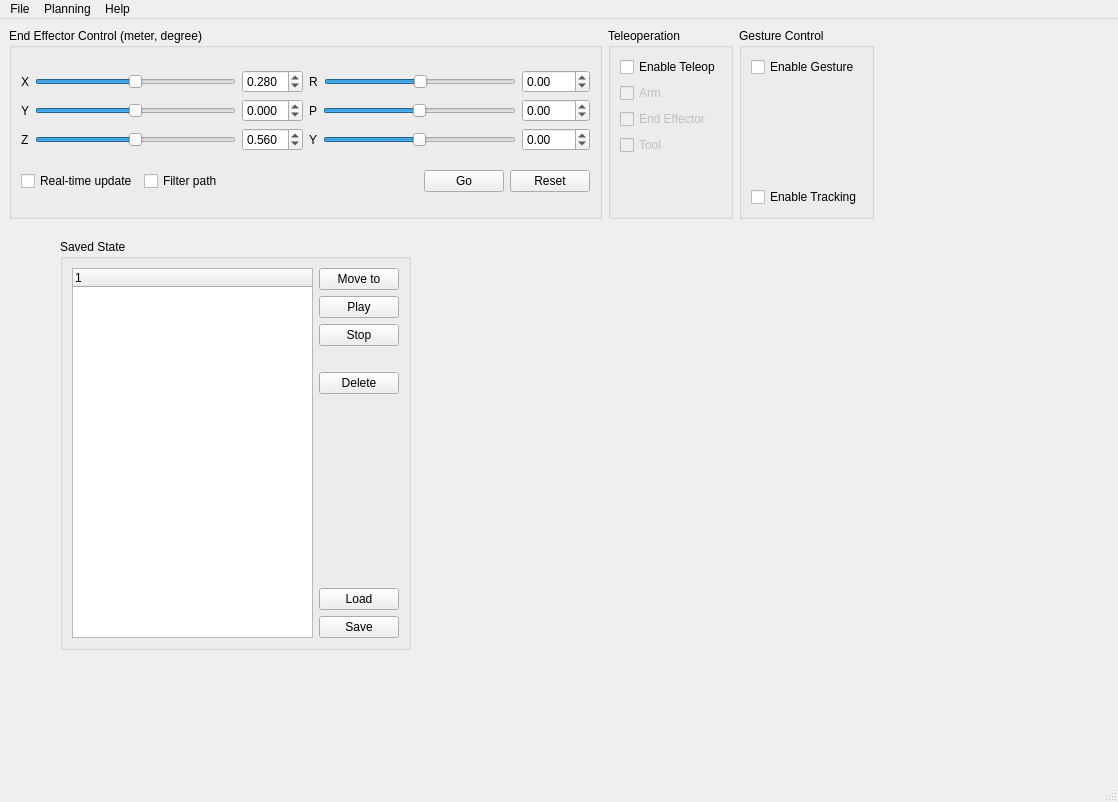
<?xml version="1.0" encoding="UTF-8"?>
<ui version="4.0">
 <class>PRW</class>
 <widget class="QMainWindow" name="PRW">
  <property name="geometry">
   <rect>
    <x>0</x>
    <y>0</y>
    <width>1118</width>
    <height>802</height>
   </rect>
  </property>
  <property name="windowTitle">
   <string>Personal Robotic Workspace</string>
  </property>
  <widget class="QWidget" name="centralwidget">
   <widget class="QGroupBox" name="groupBox_4">
    <property name="geometry">
     <rect>
      <x>60</x>
      <y>220</y>
      <width>351</width>
      <height>411</height>
     </rect>
    </property>
    <property name="title">
     <string>Saved State</string>
    </property>
    <layout class="QGridLayout" name="gridLayout">
     <item row="0" column="0">
      <layout class="QHBoxLayout" name="horizontalLayout_10">
       <item>
        <widget class="QTreeWidget" name="tree_saved_state">
         <column>
          <property name="text">
           <string notr="true">1</string>
          </property>
         </column>
        </widget>
       </item>
       <item>
        <layout class="QVBoxLayout" name="verticalLayout_6">
         <item>
          <widget class="QPushButton" name="bt_move_to_saved_state">
           <property name="text">
            <string>Move to</string>
           </property>
          </widget>
         </item>
         <item>
          <widget class="QPushButton" name="bt_play_saved_state">
           <property name="text">
            <string>Play</string>
           </property>
          </widget>
         </item>
         <item>
          <widget class="QPushButton" name="bt_stop_play_saved_stated">
           <property name="text">
            <string>Stop</string>
           </property>
          </widget>
         </item>
         <item>
          <spacer name="verticalSpacer_4">
           <property name="orientation">
            <enum>Qt::Vertical</enum>
           </property>
           <property name="sizeType">
            <enum>QSizePolicy::Minimum</enum>
           </property>
           <property name="sizeHint" stdset="0">
            <size>
             <width>20</width>
             <height>20</height>
            </size>
           </property>
          </spacer>
         </item>
         <item>
          <widget class="QPushButton" name="bt_delete_saved_state">
           <property name="text">
            <string>Delete</string>
           </property>
          </widget>
         </item>
         <item>
          <spacer name="verticalSpacer_3">
           <property name="orientation">
            <enum>Qt::Vertical</enum>
           </property>
           <property name="sizeHint" stdset="0">
            <size>
             <width>20</width>
             <height>40</height>
            </size>
           </property>
          </spacer>
         </item>
         <item>
          <widget class="QPushButton" name="bt_load_saved_state">
           <property name="text">
            <string>Load</string>
           </property>
          </widget>
         </item>
         <item>
          <widget class="QPushButton" name="bt_save_saved_state">
           <property name="text">
            <string>Save</string>
           </property>
          </widget>
         </item>
        </layout>
       </item>
      </layout>
     </item>
    </layout>
   </widget>
   <widget class="QWidget" name="layoutWidget">
    <property name="geometry">
     <rect>
      <x>9</x>
      <y>9</y>
      <width>865</width>
      <height>191</height>
     </rect>
    </property>
    <layout class="QHBoxLayout" name="horizontalLayout_9">
     <item>
      <widget class="QGroupBox" name="groupBox">
       <property name="title">
        <string>End Effector Control (meter, degree)</string>
       </property>
       <property name="flat">
        <bool>false</bool>
       </property>
       <layout class="QVBoxLayout" name="verticalLayout_3">
        <item>
         <layout class="QHBoxLayout" name="horizontalLayout_7">
          <item>
           <layout class="QVBoxLayout" name="verticalLayout">
            <item>
             <layout class="QHBoxLayout" name="horizontalLayout">
              <item>
               <widget class="QLabel" name="label">
                <property name="text">
                 <string>X</string>
                </property>
               </widget>
              </item>
              <item>
               <widget class="QSlider" name="hs_move_x">
                <property name="minimumSize">
                 <size>
                  <width>150</width>
                  <height>0</height>
                 </size>
                </property>
                <property name="minimum">
                 <number>-1000</number>
                </property>
                <property name="maximum">
                 <number>1000</number>
                </property>
                <property name="orientation">
                 <enum>Qt::Horizontal</enum>
                </property>
               </widget>
              </item>
              <item>
               <widget class="QDoubleSpinBox" name="sb_move_x">
                <property name="decimals">
                 <number>3</number>
                </property>
                <property name="minimum">
                 <double>-1.000000000000000</double>
                </property>
                <property name="maximum">
                 <double>1.000000000000000</double>
                </property>
                <property name="singleStep">
                 <double>0.001000000000000</double>
                </property>
                <property name="value">
                 <double>0.280000000000000</double>
                </property>
               </widget>
              </item>
             </layout>
            </item>
            <item>
             <layout class="QHBoxLayout" name="horizontalLayout_2">
              <item>
               <widget class="QLabel" name="label_2">
                <property name="text">
                 <string>Y</string>
                </property>
               </widget>
              </item>
              <item>
               <widget class="QSlider" name="hs_move_y">
                <property name="minimumSize">
                 <size>
                  <width>150</width>
                  <height>0</height>
                 </size>
                </property>
                <property name="minimum">
                 <number>-1000</number>
                </property>
                <property name="maximum">
                 <number>1000</number>
                </property>
                <property name="orientation">
                 <enum>Qt::Horizontal</enum>
                </property>
               </widget>
              </item>
              <item>
               <widget class="QDoubleSpinBox" name="sb_move_y">
                <property name="decimals">
                 <number>3</number>
                </property>
                <property name="minimum">
                 <double>-1.000000000000000</double>
                </property>
                <property name="maximum">
                 <double>1.000000000000000</double>
                </property>
                <property name="singleStep">
                 <double>0.001000000000000</double>
                </property>
                <property name="value">
                 <double>0.000000000000000</double>
                </property>
               </widget>
              </item>
             </layout>
            </item>
            <item>
             <layout class="QHBoxLayout" name="horizontalLayout_3">
              <item>
               <widget class="QLabel" name="label_3">
                <property name="text">
                 <string>Z</string>
                </property>
               </widget>
              </item>
              <item>
               <widget class="QSlider" name="hs_move_z">
                <property name="minimumSize">
                 <size>
                  <width>150</width>
                  <height>0</height>
                 </size>
                </property>
                <property name="minimum">
                 <number>-1000</number>
                </property>
                <property name="maximum">
                 <number>1000</number>
                </property>
                <property name="orientation">
                 <enum>Qt::Horizontal</enum>
                </property>
               </widget>
              </item>
              <item>
               <widget class="QDoubleSpinBox" name="sb_move_z">
                <property name="decimals">
                 <number>3</number>
                </property>
                <property name="minimum">
                 <double>-1.000000000000000</double>
                </property>
                <property name="maximum">
                 <double>1.000000000000000</double>
                </property>
                <property name="singleStep">
                 <double>0.001000000000000</double>
                </property>
                <property name="value">
                 <double>0.560000000000000</double>
                </property>
               </widget>
              </item>
             </layout>
            </item>
           </layout>
          </item>
          <item>
           <layout class="QVBoxLayout" name="verticalLayout_2">
            <item>
             <layout class="QHBoxLayout" name="horizontalLayout_4">
              <item>
               <widget class="QLabel" name="label_4">
                <property name="text">
                 <string>R</string>
                </property>
               </widget>
              </item>
              <item>
               <widget class="QSlider" name="hs_roll">
                <property name="minimumSize">
                 <size>
                  <width>150</width>
                  <height>0</height>
                 </size>
                </property>
                <property name="minimum">
                 <number>-1000</number>
                </property>
                <property name="maximum">
                 <number>1000</number>
                </property>
                <property name="orientation">
                 <enum>Qt::Horizontal</enum>
                </property>
               </widget>
              </item>
              <item>
               <widget class="QDoubleSpinBox" name="sb_roll">
                <property name="minimum">
                 <double>-180.000000000000000</double>
                </property>
                <property name="maximum">
                 <double>180.000000000000000</double>
                </property>
                <property name="singleStep">
                 <double>0.010000000000000</double>
                </property>
               </widget>
              </item>
             </layout>
            </item>
            <item>
             <layout class="QHBoxLayout" name="horizontalLayout_5">
              <item>
               <widget class="QLabel" name="label_5">
                <property name="text">
                 <string>P</string>
                </property>
               </widget>
              </item>
              <item>
               <widget class="QSlider" name="hs_pitch">
                <property name="minimumSize">
                 <size>
                  <width>150</width>
                  <height>0</height>
                 </size>
                </property>
                <property name="minimum">
                 <number>-1000</number>
                </property>
                <property name="maximum">
                 <number>1000</number>
                </property>
                <property name="orientation">
                 <enum>Qt::Horizontal</enum>
                </property>
               </widget>
              </item>
              <item>
               <widget class="QDoubleSpinBox" name="sb_pitch">
                <property name="minimum">
                 <double>-180.000000000000000</double>
                </property>
                <property name="maximum">
                 <double>180.000000000000000</double>
                </property>
                <property name="singleStep">
                 <double>0.010000000000000</double>
                </property>
               </widget>
              </item>
             </layout>
            </item>
            <item>
             <layout class="QHBoxLayout" name="horizontalLayout_6">
              <item>
               <widget class="QLabel" name="label_6">
                <property name="text">
                 <string>Y</string>
                </property>
               </widget>
              </item>
              <item>
               <widget class="QSlider" name="hs_yaw">
                <property name="minimumSize">
                 <size>
                  <width>150</width>
                  <height>0</height>
                 </size>
                </property>
                <property name="minimum">
                 <number>-1000</number>
                </property>
                <property name="maximum">
                 <number>1000</number>
                </property>
                <property name="orientation">
                 <enum>Qt::Horizontal</enum>
                </property>
               </widget>
              </item>
              <item>
               <widget class="QDoubleSpinBox" name="sb_yaw">
                <property name="minimum">
                 <double>-180.000000000000000</double>
                </property>
                <property name="maximum">
                 <double>180.000000000000000</double>
                </property>
                <property name="singleStep">
                 <double>0.010000000000000</double>
                </property>
               </widget>
              </item>
             </layout>
            </item>
           </layout>
          </item>
         </layout>
        </item>
        <item>
         <layout class="QHBoxLayout" name="horizontalLayout_8">
          <item>
           <widget class="QCheckBox" name="cb_real_time_update">
            <property name="text">
             <string>Real-time update</string>
            </property>
           </widget>
          </item>
          <item>
           <widget class="QCheckBox" name="cb_filter_path">
            <property name="text">
             <string>Filter path</string>
            </property>
           </widget>
          </item>
          <item>
           <spacer name="horizontalSpacer">
            <property name="orientation">
             <enum>Qt::Horizontal</enum>
            </property>
            <property name="sizeHint" stdset="0">
             <size>
              <width>40</width>
              <height>20</height>
             </size>
            </property>
           </spacer>
          </item>
          <item>
           <widget class="QPushButton" name="bt_go">
            <property name="text">
             <string>Go</string>
            </property>
           </widget>
          </item>
          <item>
           <widget class="QPushButton" name="bt_reset">
            <property name="text">
             <string>Reset</string>
            </property>
           </widget>
          </item>
         </layout>
        </item>
       </layout>
      </widget>
     </item>
     <item>
      <widget class="QGroupBox" name="groupBox_3">
       <property name="title">
        <string>Teleoperation</string>
       </property>
       <layout class="QVBoxLayout" name="verticalLayout_4">
        <item>
         <widget class="QCheckBox" name="cb_enable_teleop">
          <property name="text">
           <string>Enable Teleop</string>
          </property>
         </widget>
        </item>
        <item>
         <widget class="QCheckBox" name="cb_teleop_arm">
          <property name="enabled">
           <bool>false</bool>
          </property>
          <property name="text">
           <string>Arm</string>
          </property>
         </widget>
        </item>
        <item>
         <widget class="QCheckBox" name="cb_teleop_end_effector">
          <property name="enabled">
           <bool>false</bool>
          </property>
          <property name="text">
           <string>End Effector</string>
          </property>
         </widget>
        </item>
        <item>
         <widget class="QCheckBox" name="cb_teleop_tool">
          <property name="enabled">
           <bool>false</bool>
          </property>
          <property name="text">
           <string>Tool</string>
          </property>
         </widget>
        </item>
        <item>
         <spacer name="verticalSpacer_2">
          <property name="orientation">
           <enum>Qt::Vertical</enum>
          </property>
          <property name="sizeHint" stdset="0">
           <size>
            <width>20</width>
            <height>40</height>
           </size>
          </property>
         </spacer>
        </item>
       </layout>
      </widget>
     </item>
     <item>
      <widget class="QGroupBox" name="groupBox_2">
       <property name="title">
        <string>Gesture Control</string>
       </property>
       <layout class="QVBoxLayout" name="verticalLayout_5">
        <item>
         <widget class="QCheckBox" name="cb_enable_gesture">
          <property name="text">
           <string>Enable Gesture</string>
          </property>
         </widget>
        </item>
        <item>
         <spacer name="verticalSpacer">
          <property name="orientation">
           <enum>Qt::Vertical</enum>
          </property>
          <property name="sizeHint" stdset="0">
           <size>
            <width>20</width>
            <height>40</height>
           </size>
          </property>
         </spacer>
        </item>
        <item>
         <widget class="QCheckBox" name="cb_enable_tracking">
          <property name="text">
           <string>Enable Tracking</string>
          </property>
         </widget>
        </item>
       </layout>
      </widget>
     </item>
    </layout>
   </widget>
  </widget>
  <widget class="QMenuBar" name="menubar">
   <property name="geometry">
    <rect>
     <x>0</x>
     <y>0</y>
     <width>1118</width>
     <height>25</height>
    </rect>
   </property>
   <widget class="QMenu" name="menuFile">
    <property name="title">
     <string>File</string>
    </property>
    <addaction name="actionQuit"/>
   </widget>
   <widget class="QMenu" name="menuHelp">
    <property name="title">
     <string>Help</string>
    </property>
   </widget>
   <widget class="QMenu" name="menuPlanning">
    <property name="title">
     <string>Planning</string>
    </property>
    <addaction name="actionNew_Scene"/>
    <addaction name="actionNew_Request"/>
    <addaction name="actionNew_Trajectory"/>
   </widget>
   <addaction name="menuFile"/>
   <addaction name="menuPlanning"/>
   <addaction name="menuHelp"/>
  </widget>
  <widget class="QStatusBar" name="statusbar"/>
  <action name="actionQuit">
   <property name="text">
    <string>Quit</string>
   </property>
   <property name="shortcut">
    <string>Ctrl+Q</string>
   </property>
  </action>
  <action name="actionNew_Scene">
   <property name="text">
    <string>New Scene</string>
   </property>
  </action>
  <action name="actionNew_Request">
   <property name="text">
    <string>New Request</string>
   </property>
  </action>
  <action name="actionNew_Trajectory">
   <property name="text">
    <string>New Trajectory</string>
   </property>
  </action>
 </widget>
 <resources/>
 <connections>
  <connection>
   <sender>actionQuit</sender>
   <signal>activated()</signal>
   <receiver>PRW</receiver>
   <slot>close()</slot>
   <hints>
    <hint type="sourcelabel">
     <x>-1</x>
     <y>-1</y>
    </hint>
    <hint type="destinationlabel">
     <x>374</x>
     <y>200</y>
    </hint>
   </hints>
  </connection>
 </connections>
</ui>
